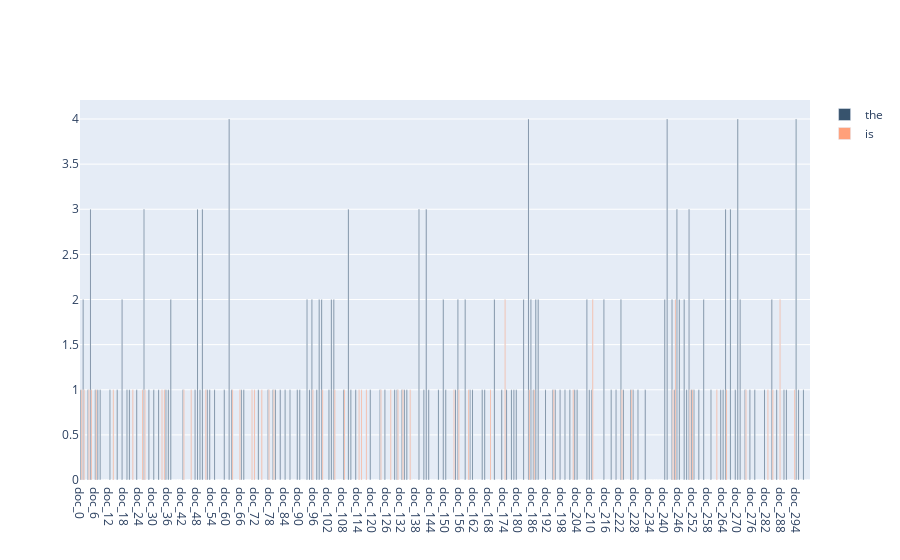

Notebook cell for this chart:
### Code cell
'''
I use the document and word frequency to plot on the figure
x is the document id
y is the specific word frequency in every document
for example, I count the frequency "the" and "is"'s frequency in every document
We can see the specific word's frequency in every document
'''

sample_amount = 300

df_sample = df.sample(sample_amount,random_state=0)

count_sample_vect = CountVectorizer()
df_sample_counts = count_sample_vect.fit_transform(df_sample.text)

df_coo = df_sample_counts.tocoo()

con_np = np.column_stack((df_coo.row, df_coo.col, df_coo.data))

# ####### # "the" counts in document
listX1 = []
listy1 = []

listXy1 = [[] for _ in range(sample_amount)]

print(count_sample_vect.get_feature_names()[1039], " = ", 1039)


for i in range(len(con_np)):
    listXy1[con_np[i][0]].append([[con_np[i][1], con_np[i][2]]])

for i in range(len(listXy1)):
    listX1.append("doc_"+ str(i))
    haveWord = False
    ind = 0
    for j in range(len(listXy1[i])):
        if (listXy1[i][j][0][0] == 1039):
            
            haveWord = True
            ind = j
    if(haveWord == True):
        listy1.append(listXy1[i][ind][0][1])
    else:
        listy1.append(0)


# ####### # "the" counts in document
listX2 = []
listy2 = []

listXy2 = [[] for _ in range(sample_amount)]

print(count_sample_vect.get_feature_names()[559], " = ", 559)


for i in range(len(con_np)):
    listXy2[con_np[i][0]].append([[con_np[i][1], con_np[i][2]]])

for i in range(len(listXy2)):
    listX2.append("doc_"+ str(i))
    haveWord = False
    ind = 0
    for j in range(len(listXy2[i])):
        if (listXy2[i][j][0][0] == 559):
            
            haveWord = True
            ind = j
    if(haveWord == True):
        listy2.append(listXy2[i][ind][0][1])
    else:
        listy2.append(0)
        
import plotly.graph_objects as go

fig5 = go.Figure()
fig5.add_trace(go.Bar(x=listX1, y=listy1, name='the', marker_color='rgb(55, 83, 109)'))
fig5.add_trace(go.Bar(x=listX2, y=listy2, name='is', marker_color='lightsalmon'))

fig5.show()

### Figure 1 — Plotly figure (JSON) as saved in the notebook; plotly's stock layout.template omitted (floating-point values rounded to 4 significant figures; data arrays with more than 128 entries replaced by an {"elided": "..."} marker saying what was removed)
{"data": [{"marker": {"color": "rgb(55, 83, 109)"}, "name": "the", "type": "bar", "x": {"elided": "300 str values"}, "y": {"elided": "300 int values"}}, {"marker": {"color": "lightsalmon"}, "name": "is", "type": "bar", "x": {"elided": "300 str values"}, "y": {"elided": "300 int values"}}], "layout": {}}
